Frame 1 (no input): blank canvas, image omitted
Frame 60 (the mouse pressed at the canvas centre just before this capture): blank canvas, image omitted
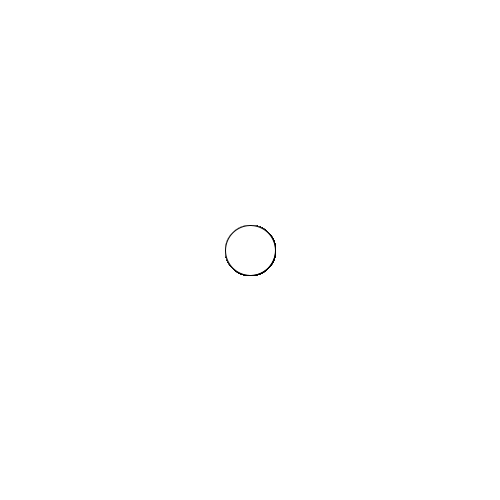
Frame 120 (the mouse held since frame 60 and released just before this capture)

The Processing sketch whose frames 1 and 60 were blank and that drew this single picture after the mouse press (run headless with seeded random() and noise(); from frame 60 on, the mouse is pressed at the canvas centre):

// Processing sketch: op_art
// ── op_art.pde

void setup(){
  size(500,500);
  background(255);
 frameRate(60);
}

void draw(){


//success 1
ellipseMode(CENTER);
ellipse(mouseX,mouseY,mouseX/5,mouseX/5);
ellipse(500-mouseX,500-mouseY,mouseX/5,mouseX/5);



}
